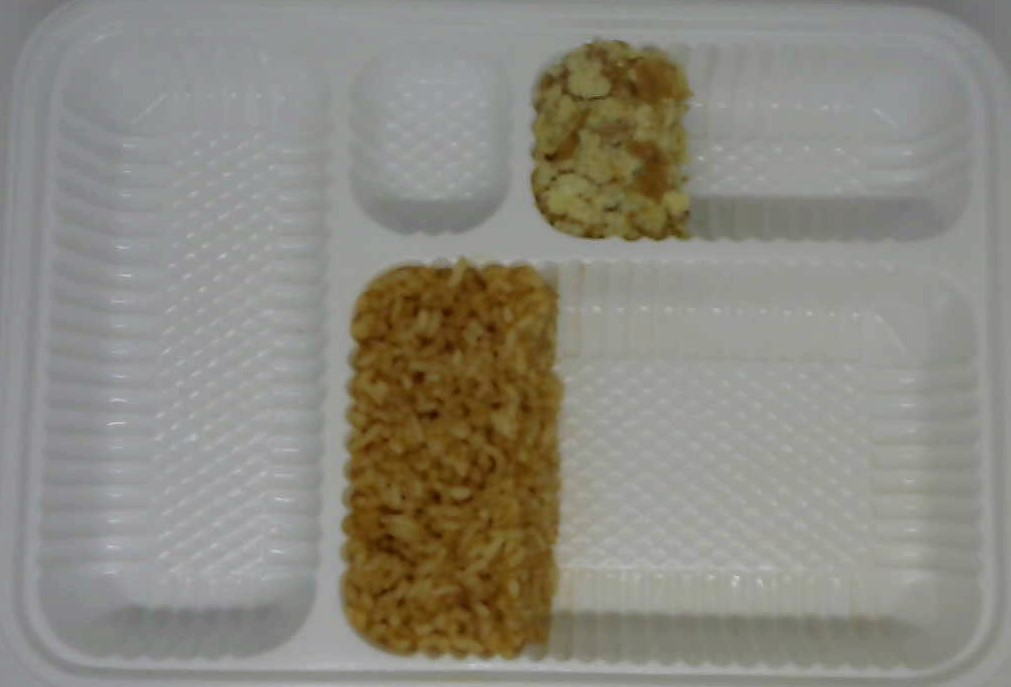
#> input picture newdata/sisa001.jpg, 1011 x 687 px, given in place of _trayblankblack.jpeg, which was not available
$ python -i hitung_sisa.py   (imports and definitions only)   (older library calls are emulated)
#> lines starting #> are read from the running program, lines starting #| are printed output that depends on the picture; after the words box and inside, x2 and y2 are one past the last pixel; in counts of white or black regions, pixels touching at a corner belong together; pictures that were not available may be replaced by others from this repository, and a replacement may not be noted
#author: Yuita Arum Sari
import cv2
import matplotlib.pyplot as plt
import os

def preprocessing_benchmark(img):
#> called with img = 'cropbenchmark/_trayblankblack.jpeg'
    image =cv2.imread(img);
#> image is the input picture: shape (687, 1011, 3); mean B, G, R 127.9, 137.4, 140.3
    height, width, depth = image.shape
#> height = 687; width = 1011; depth = 3
    gray = cv2.cvtColor(image, cv2.COLOR_BGR2GRAY)
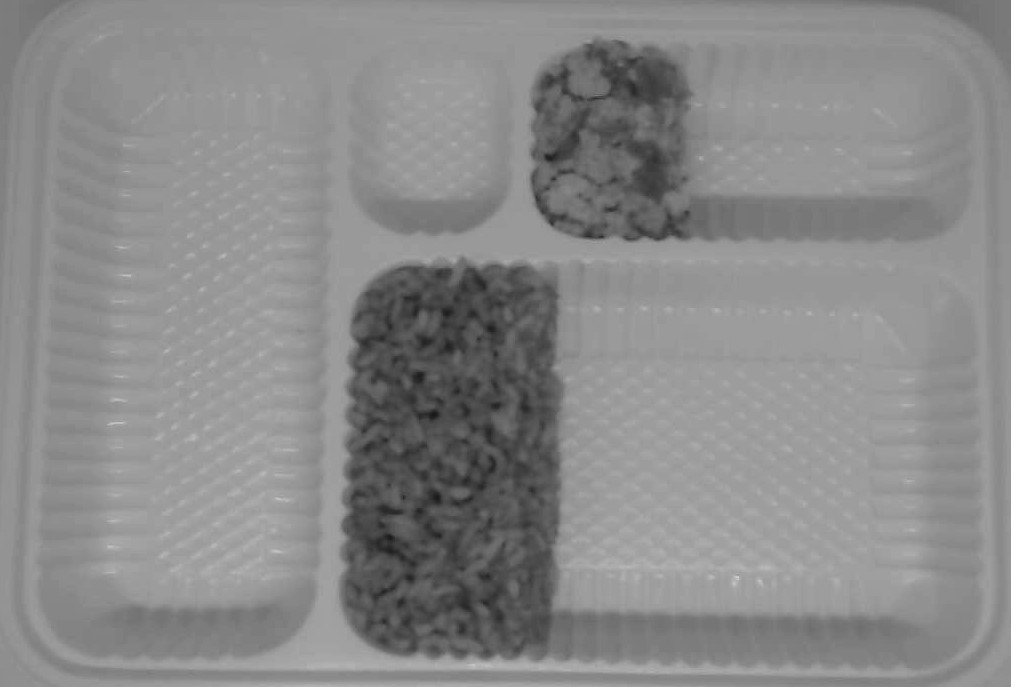
#> gray: shape (687, 1011); min 24, max 208, mean 137.2
    blurred = cv2.GaussianBlur(gray, (15, 15), 0)
    (thresh, img_bin) = cv2.threshold(blurred, 128, 255,cv2.THRESH_BINARY|cv2.THRESH_OTSU)
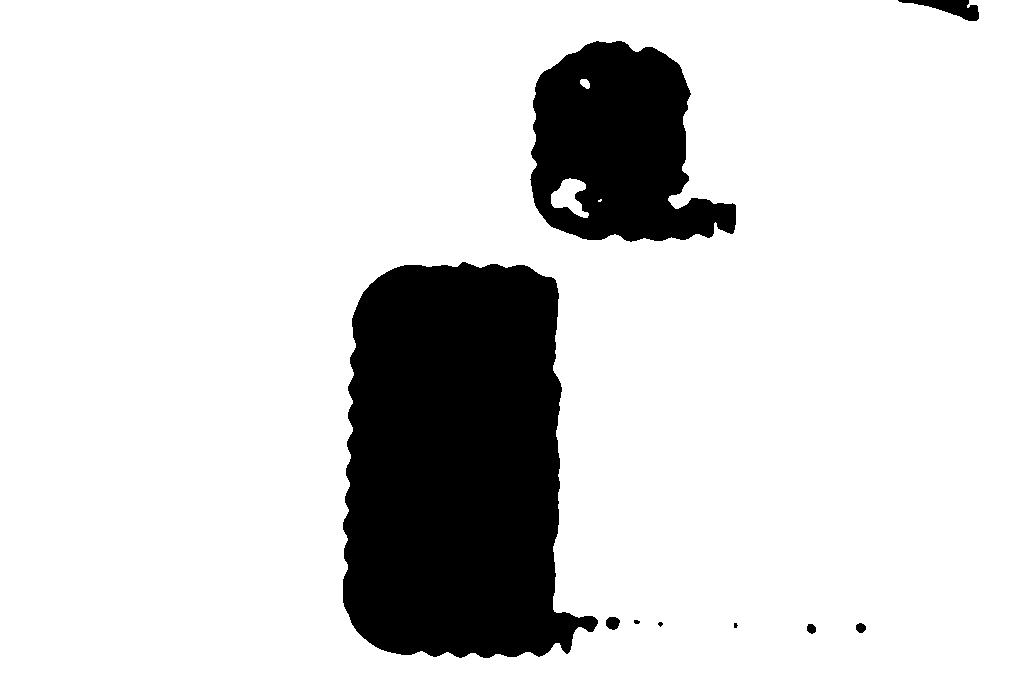
#> img_bin: shape (687, 1011); 84.3% white; 9 black regions (2 under 20 px)
#> thresh = 115
    _, contours, hierarchy = cv2.findContours(img_bin, cv2.RETR_TREE, cv2.CHAIN_APPROX_SIMPLE)
#> contours = 12 contours, 1 with area under 20; largest, box (x1, y1, x2, y2) and area: (0, 0, 1011, 687) 692056, (342, 261, 599, 659) 80744, (529, 40, 737, 243) 29304, (551, 178, 589, 218) 772, (605, 616, 621, 631) 161

    numrect =0
    listx =[]
    listy =[]
    listw =[]
    listh =[]
    for cnt in contours:
        approx = cv2.approxPolyDP(cnt, 0.01*cv2.arcLength(cnt, True), True)
        # cv2.drawContours(gray, [approx], 0, (0), 5)
        x = approx.ravel()[0]
        y = approx.ravel()[1]
        print ('x-y=', x, y)

        if(x!=0 and y!=0):
            if (len(approx==4)): #detected as rectangle
                font = cv2.FONT_HERSHEY_SIMPLEX
                cv2.putText(image, "Object"+str(numrect+1), (x+5, y+100), font, 1, (200, 206, 106))
                numrect+=1
                x,y,w,h = cv2.boundingRect(approx)
                # print('xy', x,y,w,h)
                cv2.rectangle(image,(x,y),(x+w,y+h),(0,255,0),5)
                listx.append(x)
                listy.append(y)
                listw.append(w)
                listh.append(h)
#> this loop made 12 passes
#> (w, h) on passes 2 to 12: (11, 12), (12, 12), (6, 7), (7, 7), (8, 6), (16, 15), (249, 392), (206, 203), (4, 3), (38, 40), (10, 10)
#> approx on pass 1: [[0, 0], [0, 686], [1010, 686], [1010, 0]]
#| x-y= 0 0
#| x-y= 807 624
#| x-y= 859 622
#| x-y= 734 622
#| x-y= 659 621
#| x-y= 633 620
#| x-y= 609 616
#| x-y= 394 267
#> (further printed lines are left out)
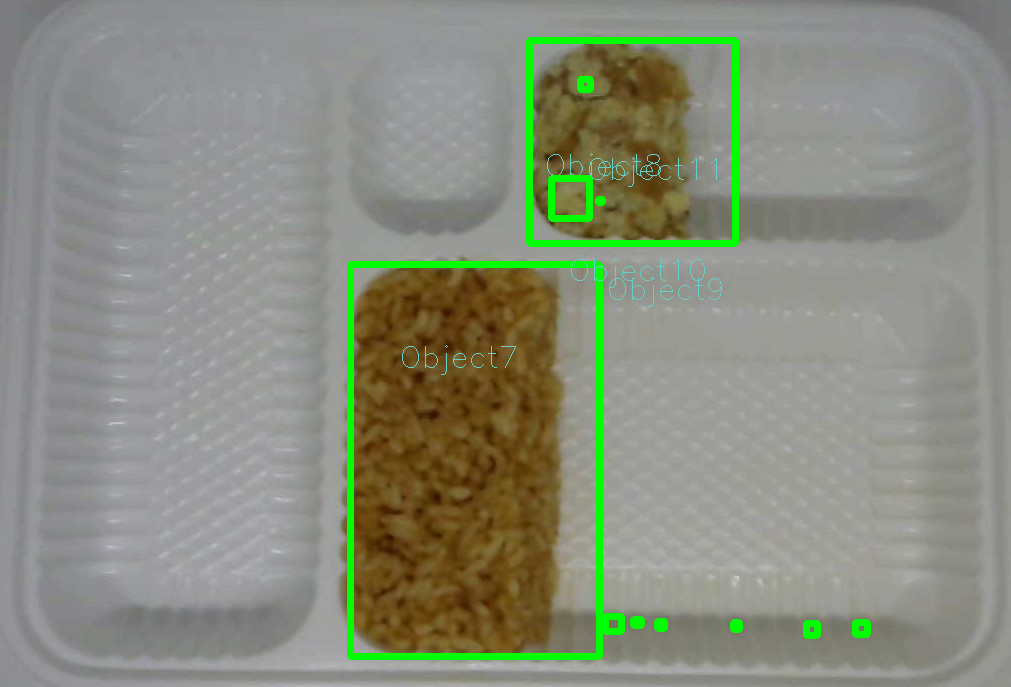
#> image: shape (687, 1011, 3); 2.74% of pixels changed, all inside (x1, y1, x2, y2) = (347, 37, 871, 660)
#> after the loop, font = 0; h = 10; listh = [12, 12, 7, 7, 6, 15, 392, 203, 3, 40, 10]; listw = [11, 12, 6, 7, 8, 16, 249, 206, 4, 38, 10]; listx = [806, 855, 733, 657, 633, 605, 350, 529, 598, 551, 580]; listy = [623, 622, 622, 621, 619, 616, 264, 40, 199, 178, 79]; numrect = 11; w = 10

    # cv2.imshow('img',image)
    print ('Number of Compartment=',numrect)
#| Number of Compartment= 11

    return image, width, height, listx, listy, listw, listh

#1. fungsi untuk menghasilkan segmentasi citra dari masing-masing kompartemen
def image_thresholding(image):
    gray = cv2.cvtColor(image, cv2.COLOR_BGR2HSV)
    color_channel2 = 1
    blurred = cv2.GaussianBlur(gray[:,:,color_channel2], (35,35), 0)
    #morp
    kernel = cv2.getStructuringElement(cv2.MORPH_ELLIPSE, (35,35))
    img_dilation = cv2.dilate(blurred, kernel, iterations=3)
    img_erode = cv2.erode(img_dilation,kernel, iterations=3)
    # clean all noise after dilatation and erosion
    img_erode = cv2.medianBlur(img_erode, 15)
    ret, threshold = cv2.threshold(img_erode, 90, 255, 0) #ideal for blank compartment
    (ret2, threshold2) = cv2.threshold(blurred, 0, 255,cv2.THRESH_BINARY|cv2.THRESH_OTSU) #2
    bit_concatenate=cv2.bitwise_and(threshold,threshold2)
    return blurred, img_erode, threshold, threshold2, bit_concatenate

# 2.mendapatkan ukuran citra makanan dari hasil segmentasi
def getAreaInfo(file_data):
    file_benchmark ='cropbenchmark/_trayblankblack.jpeg'
    [result_im, width, height, lx, ly, lw, lh ]= preprocessing_benchmark(file_benchmark)
#> width = 1011; height = 687; lx has the same summary as listx in preprocessing_benchmark; ly has the same summary as listy in preprocessing_benchmark; lw = [11, 12, 6, 7, 8, 16, 249, 206, 4, 38, 10]; lh = [12, 12, 7, 7, 6, 15, 392, 203, 3, 40, 10]

    k=0
    image =cv2.imread(file_data)
    new_image1 = cv2.resize(image, (width, height))
    # cv2.imshow('Resize_before_eaten', new_image1)
    list_area_compartment=[]
    for i in range(0, len(ly)): #len(ly) 0,1 object 4, 1,2 object2, 2,3 object1
            crop = new_image1[ly[i]:ly[i]+lh[i], lx[i]:lx[i]+lw[i]]
            [blurred, img_erode, threshold, threshold2, bit_concatenate]=image_thresholding(crop)
            # cv2.imshow('Bit Concat', bit_concatenate)
            hasil= cv2.countNonZero(bit_concatenate)
            list_area_compartment.append(hasil)
#> this loop made 11 passes
#> (ret2 in image_thresholding, hasil) on passes 1 to 11: (29, 0), (36, 0), (0, 0), (0, 0), (0, 0), (39, 0), (115, 77490), (82, 27352), (0, 12), (121, 606), (107, 50)
#> pass 1, in image_thresholding, `kernel = cv2.getStructuringElement(cv2.MORPH_ELLIPSE, (35,35))`:
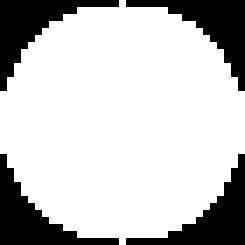
#> kernel: shape (35, 35) (shown 7 times larger); values 0 (black) and 1 (white), 76.8% white; 4 black regions, box (x1, y1, x2, y2) and area: (0, 0, 17, 13) 71, (18, 0, 35, 13) 71, (0, 22, 17, 35) 71, (18, 22, 35, 35) 71
#> after the loop, list_area_compartment = [0, 0, 0, 0, 0, 0, 77490, 27352, 12, 606, 50]
    return list_area_compartment

# 3. Menghitung sisa dari keseluruhan kompartemen pada tray box
def estimation(image_before, image_after, weight_bef):
    list_area_compt_bef = getAreaInfo(image_before)
    list_area_compt_aft = getAreaInfo(image_after)

    list_estimation=[]
    for count_compt in range(0, len(list_area_compt_bef)):
        if(list_area_compt_bef[count_compt] != 0):
            pred = weight_bef[count_compt]*list_area_compt_aft[count_compt]/list_area_compt_bef[count_compt]
            # list_estimation.append("% 12.2f" % pred)
            list_estimation.append(round(pred,2))
        else:
            list_estimation.append(0)
        # print("Estimation = ", str(pred), " gram(s)")
    return list_estimation

#4. Menghitung Error-ini masih sederhana sekali
def error_cal(weight_ori, weight_pred):
    listErr=[]
    for i in range(0, len(weight_pred)):
        err= abs(round(weight_ori[i]-weight_pred[i],2))
        listErr.append(err)
    return listErr

# [8 lines of commented-out code are left out]

>>> result = getAreaInfo('newdata/sisa001.jpg')
#> result = [0, 0, 0, 0, 0, 0, 77490, 27352, 12, 606, 50]
